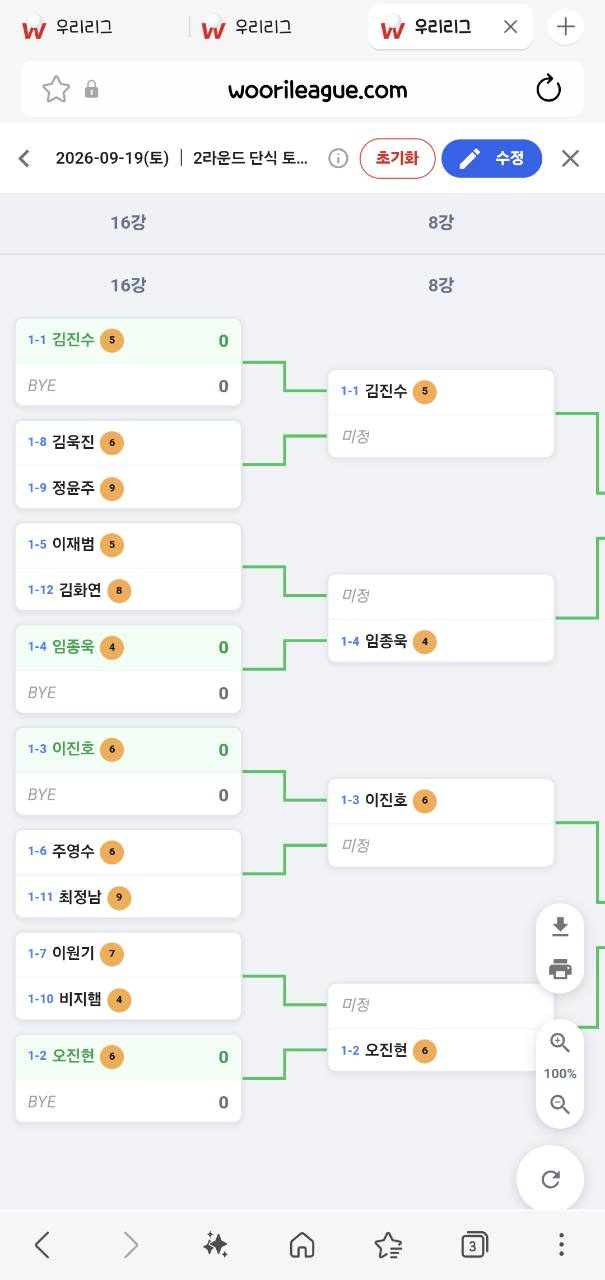
#> input picture .codex-remote-attachments/01a0b725-775f-7093-9725-5d88fbf3e1e4/38d6c189-6841-44a6-90a2-820a01b06ee8/1-Photo-1.jpg, 605 x 1280 px
$ python ocr_scan.py --image ../../.codex-remote-attachments/01a0b725-775f-7093-9725-5d88fbf3e1e4/38d6c189-6841-44a6-90a2-820a01b06ee8/1-Photo-1.jpg
#> lines starting #> are read from the running program, lines starting #| are printed output that depends on the picture
#!/usr/bin/env python3
import argparse
import json
import sys
from collections import defaultdict

try:
    from PIL import Image, ImageOps
except ImportError:
    print("Pillow is required for OCR scanning.", file=sys.stderr)
    sys.exit(2)

try:
    import pytesseract
except ImportError:
    print("pytesseract is required for OCR scanning.", file=sys.stderr)
    sys.exit(2)


def parse_args():
    parser = argparse.ArgumentParser(description="Extract text from an image with Tesseract OCR.")
    parser.add_argument("--image", required=True)
    parser.add_argument("--language", default="kor+eng")
    parser.add_argument("--psm", type=int, default=6)
    parser.add_argument("--max-side", type=int, default=2400)
    parser.add_argument("--tesseract-cmd", default="")
    return parser.parse_args()


def prepare_image(path, max_side):
#> called with max_side = 2400
    image = Image.open(path)
#> image is the input picture: PIL image 605x1280 RGB; mean R, G, B 240.9, 242.1, 243.3
    image = ImageOps.exif_transpose(image).convert("RGB")
    width, height = image.size
#> width = 605; height = 1280
    largest = max(width, height)
#> largest = 1280
    if max_side > 0 and largest > max_side:
        scale = max_side / largest
        image = image.resize((round(width * scale), round(height * scale)), Image.Resampling.LANCZOS)

    gray = ImageOps.grayscale(image)
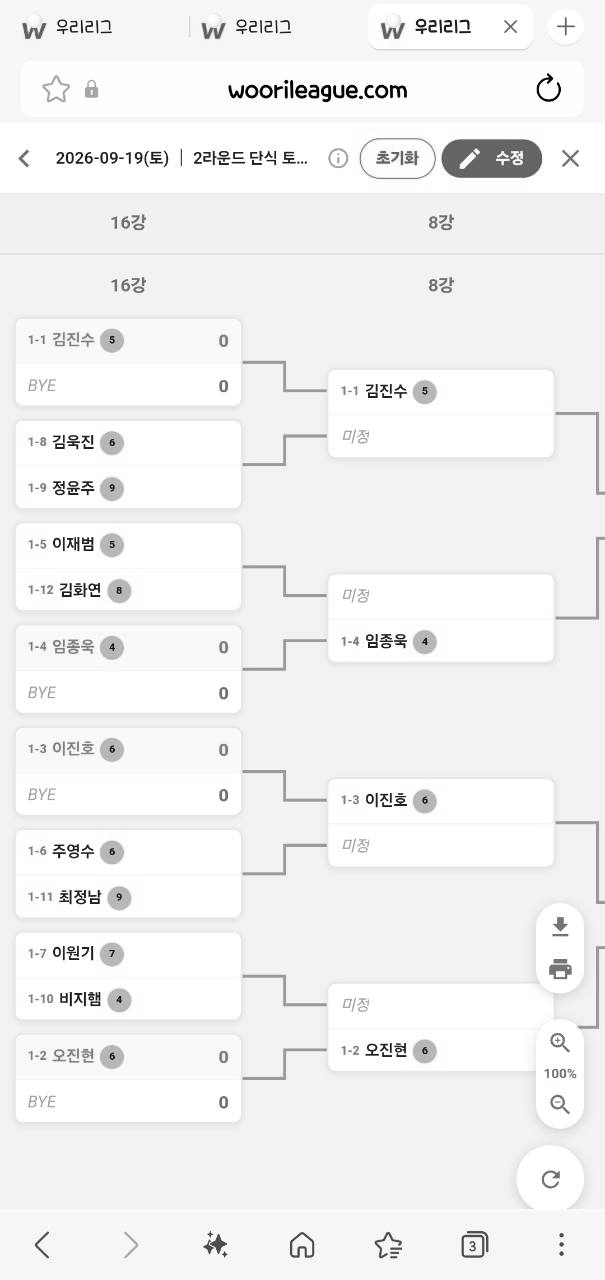
#> gray: PIL image 605x1280 L; min 0, max 255, mean 241.8
    gray = ImageOps.autocontrast(gray)
    return gray


# [86 lines left out: functions confidence_value, extract_lines, extract_words, extract_digit_words, not called in this run]


def main():
    args = parse_args()
    if args.tesseract_cmd:
        pytesseract.pytesseract.tesseract_cmd = args.tesseract_cmd

    image = prepare_image(args.image, args.max_side)
    config = f"--psm {args.psm}"

    try:
#> (the run stopped early here; a loop or call above may not have finished)
